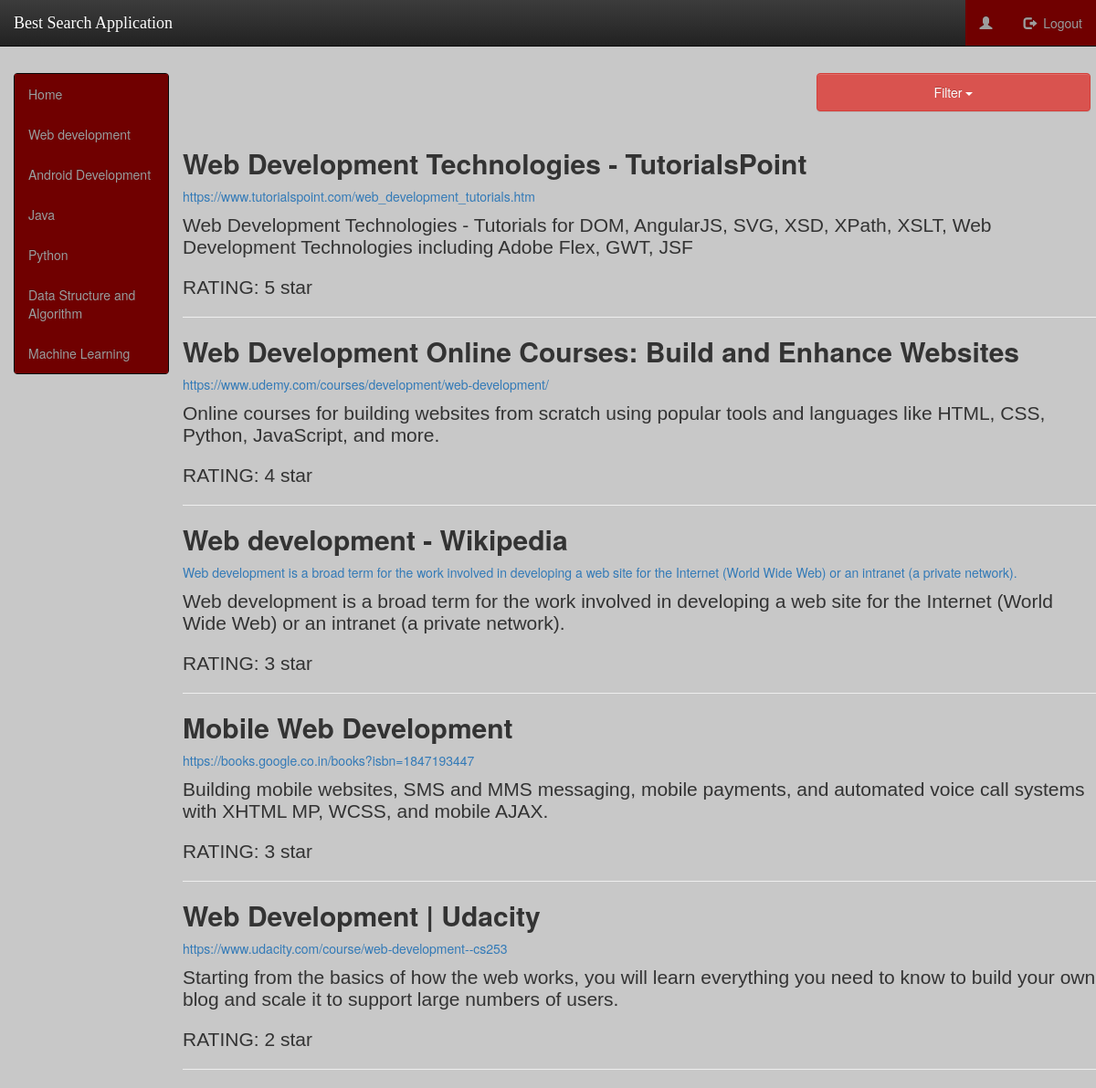
/web.php?category=web, run on an earlier commit of the app's database.
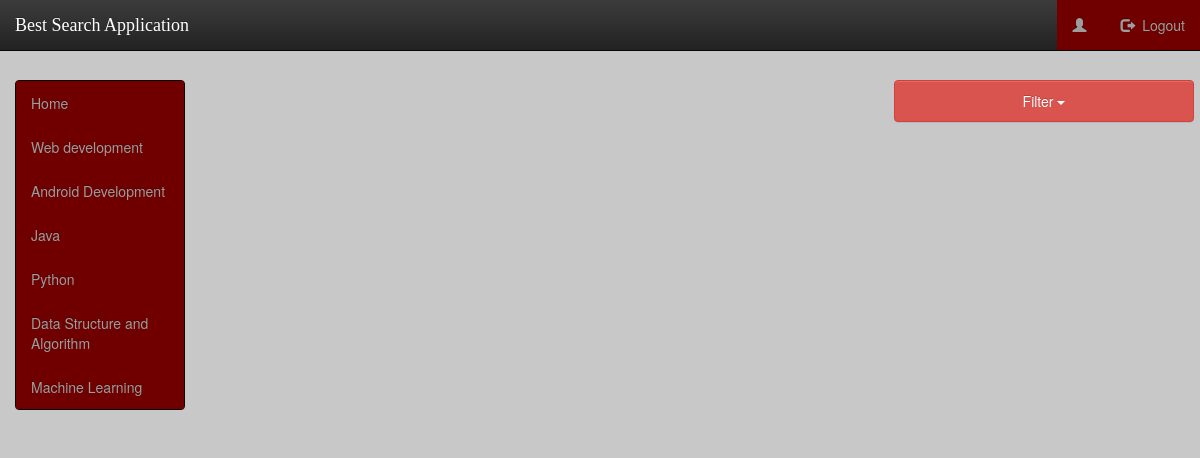
And on a later commit of the database.
### tables this page shows
CREATE TABLE `web` (
  `id` int(11) NOT NULL,
  `title` varchar(100) NOT NULL,
  `description` text NOT NULL,
  `Rating` varchar(100) NOT NULL,
  `url` text NOT NULL,
  `type` varchar(100) NOT NULL
);

### web.php (the view, shortened to what this page needs)
<?php
include_once 'dbconnect.php';
$youid=$_SESSION['userSession'];
?>
<html>
<head>
<link href="bootstrap/css/bootstrap.min.css" rel="stylesheet" media="screen">
<link href="bootstrap/css/bootstrap-theme.min.css" rel="stylesheet" media="screen">
  <link rel="stylesheet" href="home.css">
   <link rel="stylesheet" href="https://maxcdn.bootstrapcdn.com/bootstrap/3.3.7/css/bootstrap.min.css">
<link rel="stylesheet" href="style.css" type="text/css" />
</head>
<body style="background-color:#c8c8c8">
<nav class="navbar navbar-inverse navbar-fixed-top">
      <div class="container-fluid">
        <div class="navbar-header">
          <a class="navbar-brand" href="home.php">Best Search Application</a>
        </div>
           <div class="collapse navbar-collapse" id="navbar">
            <ul class="nav navbar-nav navbar-right">
            <li><a href="#"><span class="glyphicon glyphicon-user"></span>&nbsp; <?php echo $youid; ?></a></li>
            <li><a href="logout.php?logout"><span class="glyphicon glyphicon-log-out"></span>&nbsp; Logout</a></li>
          </ul>
          </div></div>
</nav>
<div class="container-fluid">
  <div class="row">
    <div class="col-sm-2 " style="margin-top: 80px;">
    <div class="sidebar-nav">
      <div class="navbar navbar-inverse" role="navigation">
        <div class=" sidebar-navbar-collapse">
          <ul class="nav navbar-nav">
             <li><a href="home.php">Home</a></li>
            <li><a href="web.php?category=web" id="web">Web development</a></li>
            <li><a href="web.php?category=andriod" id="android">Android Development</a></li>
            <li><a href="web.php?category=java" id="java">Java</a></li>
            <li><a href="web.php?category=python" id="python">Python</a></li>
            <li><a href="web.php?category=data_algo" id="data-algo">Data Structure and Algorithm</a></li>
            <li><a href="web.php?category=machine" id="machine">Machine Learning</a></li>
          </ul>
        </div>
      </div>
    </div>
    </div>
    <div class="col-sm-10" style="margin-top: 80px;">
    <div class="row" style="margin-left: 70%;">
    	<div class="dropdown">
    <button class="btn btn-danger dropdown-toggle" type="button" data-toggle="dropdown" style="width: 300px; padding: 10px 10px 10px 10px;">Filter
    <span class="caret"></span></button>
  </div>
    </div>
    <div class="row" style="margin-top: 20px;">
<?php
$s=$_GET['category'];
$q="select id,title,description,url,Rating from " . $s . " order by rating desc";
$links=mysqli_query($DBcon,$q);
if(mysqli_num_rows($links)>0)
{
	while($l=mysqli_fetch_assoc($links))
	{
		$title=$l["title"];
		$desc=$l["description"];
		$link=$l["url"];
		$rating=$l["Rating"];
 echo "
<a href='$link' target='blank'></a><h2><b>$title</b></h2><a href='$link' target='blank'><p>$link</a></p><div style ='font:21px Arial,tahoma,sans-serif'>$desc</div><br>";
echo "<div style ='font:21px Arial,tahoma,sans-serif'>"."RATING: ".$rating."</div><hr>";
	}
}
?>
    </div>
    </div>
  </div>
</div>
</body>
</html>

### home.css (style rules this page uses)
li a { background-color: #700000; }

### style.css (style rules this page uses)
body { background:#f9f9f9; }
.sidebar-nav .navbar ul { float: none; }
.sidebar-nav .navbar li { float: none; display: block; }
.sidebar-nav .navbar li a { padding-top: 12px; padding-bottom: 12px; }
.navbar-brand { font-family:"Lucida Handwriting"; }

What changed in the data, as far as the page shows it:
removed web: title "Web Development Technologies - TutorialsPoint", url "https://www.tutorialspoint.com/web_development_tutorials.htm", description "Web Development Technologies - Tutorials for DOM, AngularJS, SVG, XSD, XPath, XSLT, Web Development Technologies including Adobe Flex, GWT, JSF", Rating "5 star"
removed web: title "Web Development Online Courses: Build and Enhance Websites", url "https://www.udemy.com/courses/development/web-development/", description "Online courses for building websites from scratch using popular tools and languages like HTML, CSS, Python, JavaScript, and more.", Rating "4 star"
removed web: title "Web development - Wikipedia", url "Web development is a broad term for the work involved in developing a web site for the Internet (World Wide Web) or an intranet (a private network).", description "Web development is a broad term for the work involved in developing a web site for the Internet (World Wide Web) or an intranet (a private network).", Rating "3 star"
removed web: title "Mobile Web Development", url "https://books.google.co.in/books?isbn=1847193447", description "Building mobile websites, SMS and MMS messaging, mobile payments, and automated voice call systems with XHTML MP, WCSS, and mobile AJAX.", Rating "3 star"
removed web: title "Web Development | Udacity", url "https://www.udacity.com/course/web-development--cs253", description "Starting from the basics of how the web works, you will learn everything you need to know to build your own blog and scale it to support large numbers of users.", Rating "2 star"
